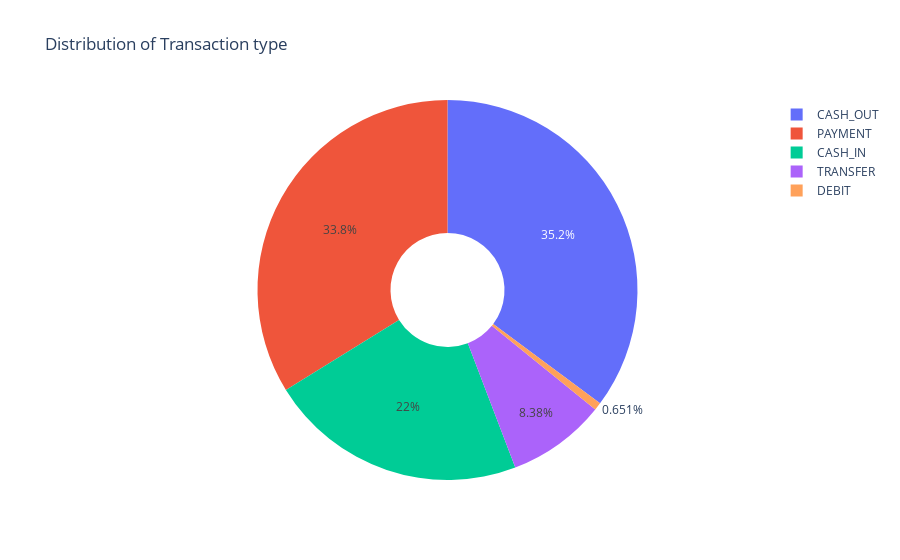

Source (notebook cell):
### Code cell
type=df["type"].value_counts()
transactions=type.index
quantity=type.values

import plotly.express as px
figure=px.pie(df,values=quantity,names=transactions,hole=0.3,title="Distribution of Transaction type")
figure.show()

### Figure 1 — Plotly figure (JSON) as saved in the notebook; plotly's stock layout.template omitted (floating-point values rounded to 4 significant figures)
{"data": [{"domain": {"x": [0, 1], "y": [0, 1]}, "hole": 0.3, "hovertemplate": "label=%{label}<br>value=%{value}<extra></extra>", "labels": ["CASH_OUT", "PAYMENT", "CASH_IN", "TRANSFER", "DEBIT"], "legendgroup": "", "name": "", "showlegend": true, "type": "pie", "values": [2237500, 2151495, 1399284, 532909, 41432]}], "layout": {"legend": {"tracegroupgap": 0}, "title": {"text": "Distribution of Transaction type"}}}
